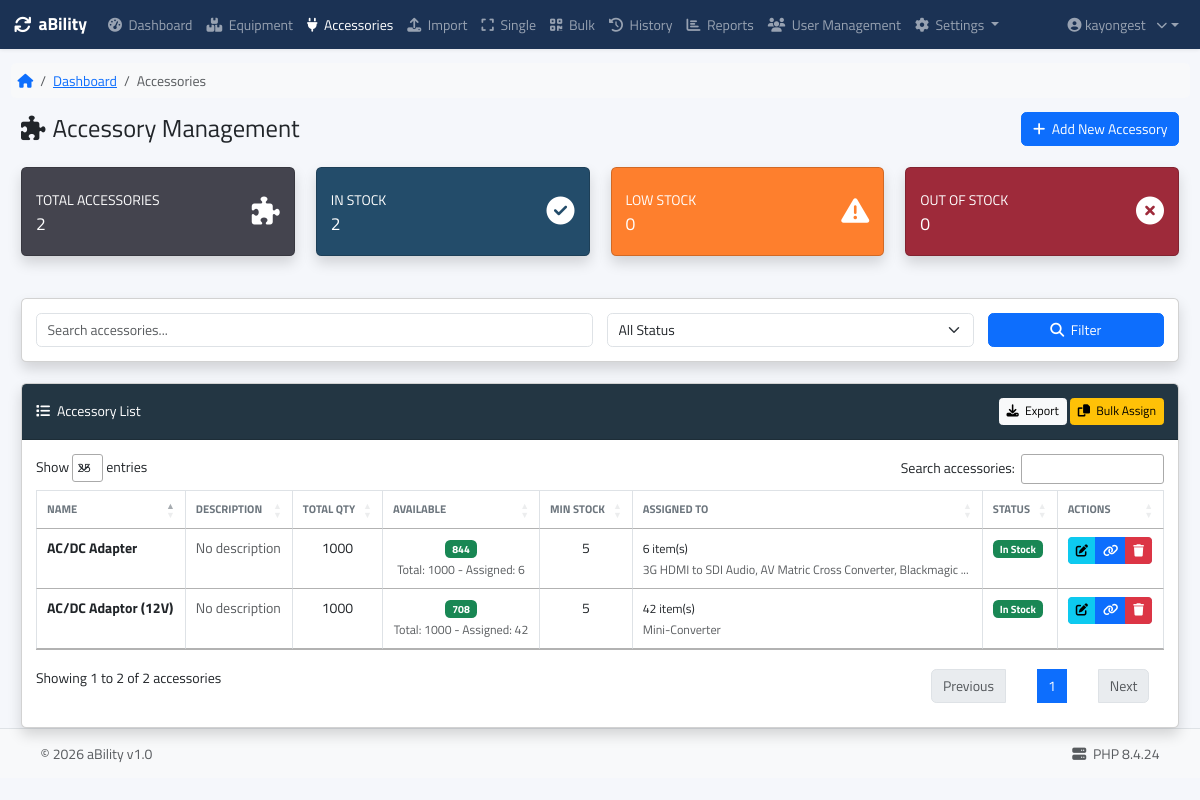
/accessories.php (signed in), run on the app's committed database.
### tables this page shows
CREATE TABLE `accessories` (
  `id` int(11) NOT NULL,
  `name` varchar(100) NOT NULL,
  `description` text DEFAULT NULL,
  `total_quantity` int(11) DEFAULT 1,
  `available_quantity` int(11) DEFAULT 1,
  `minimum_stock` int(11) DEFAULT 5,
  `is_active` tinyint(4) DEFAULT 1,
  `created_at` timestamp NOT NULL DEFAULT current_timestamp(),
  `updated_at` timestamp NOT NULL DEFAULT current_timestamp() ON UPDATE current_timestamp()
);

### accessories.php (the view, shortened to what the rows shown need)
<?php
require_once 'includes/functions.php';
require_once 'views/partials/header.php';
try {
    $db = new DatabaseFix();
    $conn = $db->getConnection();
} catch (Exception $e) {
    die("Database connection failed: " . $e->getMessage());
}
$tableExists = false;
$checkTable = $conn->query("SHOW TABLES LIKE 'accessories'");
if ($checkTable && $checkTable->num_rows > 0) {
    $tableExists = true;
}
$accessories = [];
if ($tableExists) {
    try {
        $columnCheck = $conn->query("SHOW COLUMNS FROM accessories LIKE 'minimum_stock'");
        $hasMinimumStock = $columnCheck && $columnCheck->num_rows > 0;
        $sql = "
            SELECT
                a.*,
                " . ($hasMinimumStock ? "a.minimum_stock" : "5 as minimum_stock") . ",
                COALESCE(COUNT(ia.item_id), 0) as assigned_count,
                GROUP_CONCAT(DISTINCT i.item_name ORDER BY i.item_name SEPARATOR ', ') as assigned_items
            FROM accessories a
            LEFT JOIN item_accessories ia ON a.id = ia.accessory_id
            LEFT JOIN items i ON ia.item_id = i.id
            WHERE a.is_active = 1
        ";
        $sql .= " GROUP BY a.id ORDER BY a.name";
        $stmt = $conn->prepare($sql);
        if (!$stmt->execute()) {
            throw new Exception("SQL execute failed: " . $stmt->error);
        }
        $result = $stmt->get_result();
        $accessories = $result->fetch_all(MYSQLI_ASSOC);
    } catch (Exception $e) {
        error_log("Error fetching accessories: " . $e->getMessage());
        $_SESSION['error_message'] = "Error loading accessories: " . htmlspecialchars($e->getMessage());
    }
}
?>
<div class="container-fluid">
    <div class="d-flex justify-content-between align-items-center mb-4">
        <h1 class="h3 mb-0 text-gray-800">
            <i class="fas fa-puzzle-piece me-2"></i>Accessory Management
        </h1>
    </div>
    <div class="card shadow">
        <div class="card-body">
            <?php if (!$tableExists): ?>
                <div class="text-center py-5">
                    <i class="fas fa-database fa-4x text-muted mb-3"></i>
                    <h4>Accessories Database Not Set Up</h4>
                    <p class="text-muted">The accessories table needs to be created before you can manage accessories.</p>
                    <a href="create_tables.php" class="btn btn-primary">
                        <i class="fas fa-database me-1"></i> Create Database Tables
                    </a>
                </div>
            <?php else: ?>
                <div class="table-responsive">
                    <table class="table table-bordered table-hover" id="accessoriesTable" width="100%" cellspacing="0">
                        <thead>
                            <tr>
                                <th>Name</th>
                                <th>Description</th>
                                <th>Total Qty</th>
                                <th>Available</th>
                                <th>Min Stock</th>
                                <th>Assigned To</th>
                                <th>Status</th>
                                <th>Actions</th>
                            </tr>
                        </thead>
                        <tbody>
                            <?php foreach ($accessories as $acc): ?>
                                <tr>
                                    <td>
                                        <strong><?php echo htmlspecialchars($acc['name'] ?? ''); ?></strong>
                                    </td>
                                    <td>
                                        <?php echo !empty($acc['description']) ?
                                            htmlspecialchars(substr($acc['description'], 0, 80)) .
                                            (strlen($acc['description']) > 80 ? '...' : '') :
                                            '<span class="text-muted">No description</span>'; ?>
                                    </td>
                                    <td class="text-center"><?php echo $acc['total_quantity'] ?? 0; ?></td>
                                    <td class="text-center">
                                        <?php
                                        $available = $acc['available_quantity'] ?? 0;
                                        $total = $acc['total_quantity'] ?? 0;
                                        $min_stock = $acc['minimum_stock'] ?? 5;
                                        $assigned_count = $acc['assigned_count'] ?? 0;
                                        echo '<span class="badge ' .
                                            ($available == 0 ? 'bg-danger' : ($available <= $min_stock ? 'bg-warning' : 'bg-success')) .
                                            '">' . $available . '</span>';
                                        echo '<br><small class="text-muted">' .
                                            'Total: ' . $total . ' - Assigned: ' . $assigned_count .
                                            '</small>';
                                        ?>
                                    </td>
                                    <td class="text-center"><?php echo $acc['minimum_stock'] ?? 5; ?></td>
                                    <td>
                                        <?php if (($acc['assigned_count'] ?? 0) > 0): ?>
                                            <small>
                                                <?php echo $acc['assigned_count'] ?? 0; ?> item(s)
                                                <?php if (!empty($acc['assigned_items'])): ?>
                                                    <br>
                                                    <span class="text-muted">
                                                        <?php echo htmlspecialchars(substr($acc['assigned_items'], 0, 60)); ?>
                                                        <?php echo strlen($acc['assigned_items']) > 60 ? '...' : ''; ?>
                                                    </span>
                                                <?php endif; ?>
                                            </small>
                                        <?php else: ?>
                                            <span class="text-muted">Not assigned</span>
                                        <?php endif; ?>
                                    </td>
                                    <td>
                                        <?php
                                        $available_qty = $acc['available_quantity'] ?? 0;
                                        $min_stock_qty = $acc['minimum_stock'] ?? 5;
                                        if ($available_qty == 0) {
                                            echo '<span class="badge bg-danger">Out of Stock</span>';
                                        } elseif ($available_qty <= $min_stock_qty) {
                                            echo '<span class="badge bg-warning">Low Stock</span>';
                                        } else {
                                            echo '<span class="badge bg-success">In Stock</span>';
                                        }
                                        ?>
                                    </td>
                                    <td>
                                        <div class="btn-group btn-group-sm">
                                            <button class="btn btn-info edit-accessory-btn"
                                                data-id="<?php echo $acc['id'] ?? 0; ?>"
                                                data-name="<?php echo htmlspecialchars($acc['name'] ?? ''); ?>"
                                                data-description="<?php echo htmlspecialchars($acc['description'] ?? ''); ?>"
                                                data-total="<?php echo $acc['total_quantity'] ?? 0; ?>"
                                                data-available="<?php echo $acc['available_quantity'] ?? 0; ?>"
                                                data-minimum="<?php echo $acc['minimum_stock'] ?? 5; ?>"
                                                data-assigned="<?php echo $acc['assigned_count'] ?? 0; ?>"
                                                title="Edit">
                                                <i class="fas fa-edit"></i>
                                            </button>
                                            <a href="items/assign_accessory.php?accessory_id=<?php echo $acc['id'] ?? 0; ?>"
                                                class="btn btn-primary" title="Assign to Equipment">
                                                <i class="fas fa-link"></i>
                                            </a>
                                            <a href="?action=delete&id=<?php echo $acc['id'] ?? 0; ?>"
                                                class="btn btn-danger"
                                                onclick="return confirm('Are you sure you want to delete this accessory?')"
                                                title="Delete">
                                                <i class="fas fa-trash"></i>
                                            </a>
                                        </div>
                                    </td>
                                </tr>
                            <?php endforeach; ?>
                        </tbody>
                    </table>
                </div>
            <?php endif; ?>
        </div>
    </div>
</div>
<?php
require_once 'views/partials/footer.php';
?>

### data on the page
accessories: name "AC/DC Adapter", description "No description", total_quantity "1000", available_quantity "844", assigned_count "6", minimum_stock "5", assigned_items "3G HDMI to SDI Audio, AV Matric Cross Converter, Blackmagic", shows "In Stock"
accessories: name "AC/DC Adaptor (12V)", description "No description", total_quantity "1000", available_quantity "708", assigned_count "42", minimum_stock "5", assigned_items "Mini-Converter", shows "In Stock"

### other printed values
$_SESSION['username'] "kayongest"
$text "Dashboard"
$text "Accessories"
$stats['total'] "2"
$stats['in_stock'] "2"
$stats['low_stock'] "0"
$stats['out_of_stock'] "0"
phpversion() "8.4.24"
